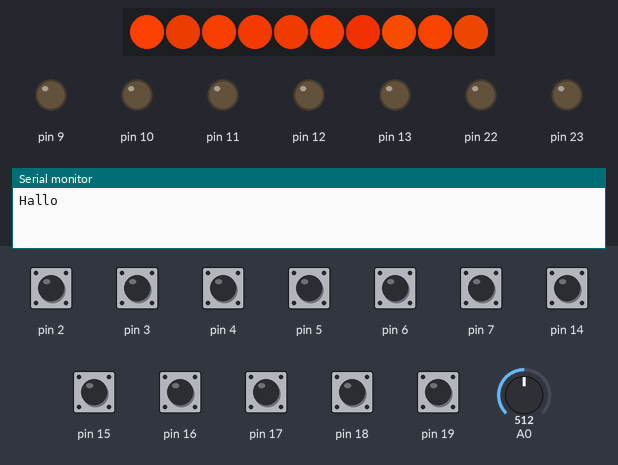
Recording of a sketch running on a simulated Arduino Uno, built with avr-gcc and run on an emulated ATmega328P. Parts: 10 RGB LEDs in strip order, left to right, output pins drawn as LEDs (lit = HIGH), the last lines printed to the serial monitor. The inputs (shaded band) are chosen by the test bench; at power-on: pin 2–7, pin 14–19 HIGH, A0 = 512. Random numbers use the default seed unless the sketch sets one.

Above: at 1.2 s.
1.3 s: pin 2 pulled LOW for 0.15 s
9.6 s: pin 4 pulled LOW for 1 s
At 10.57 s:
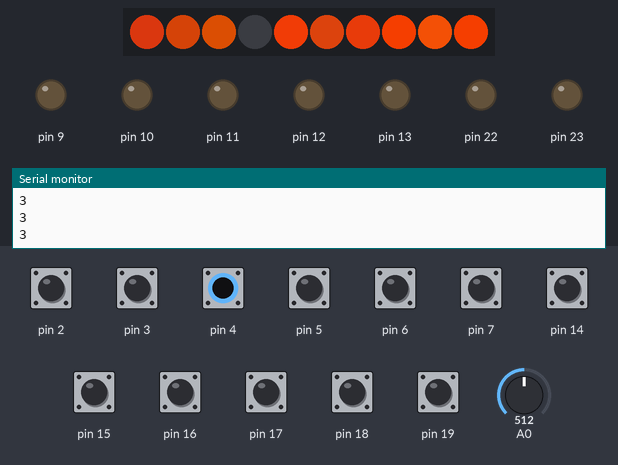
12.1 s: A0 set to 716
At 14.84 s:
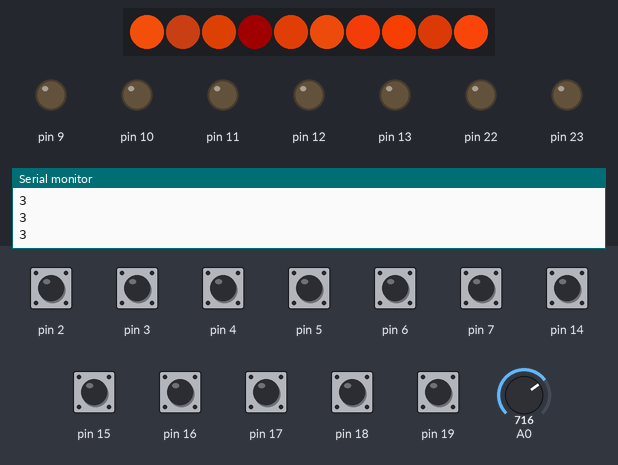
15.8 s: pin 7 pulled LOW for 0.15 s
At 19.44 s:
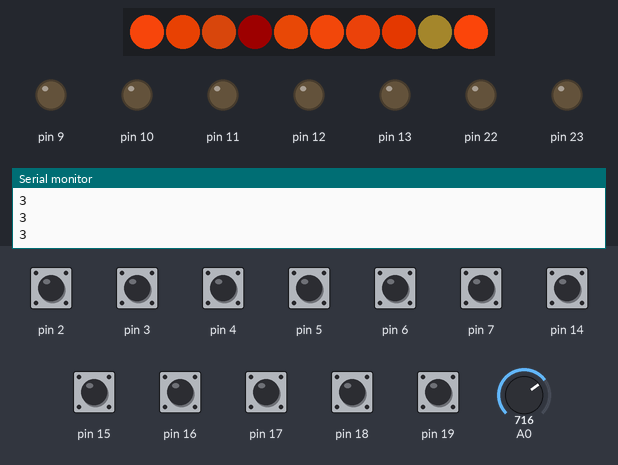
20.7 s: pin 3 pulled LOW for 0.15 s
At 21.27 s:
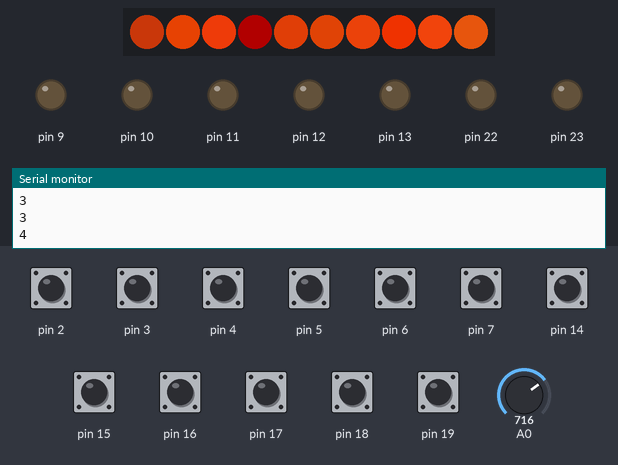
22.3 s: pin 5 pulled LOW for 1 s
At 23.42 s:
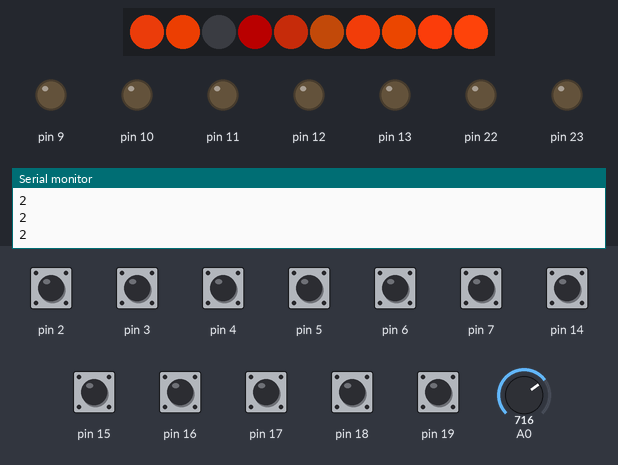

The sketch:

Blower_back_.ino
```cpp
/*
	Name:       Blower.ino
	Created:	30-9-2019 13:00:20
	Author:     Rob Antonisse
	Sketch for Arduino Uno for candle blow puzzle


*/

//for Fastled
#include <FastLED.h>
#define fastled COM_reg |=(1<<0);

unsigned int timered = 15000; //time a blownout cabdle stays out...15sec

CRGB kaars[10];
byte TargetRed[10];
byte StepRed[10];
byte TargetGreen[10];
byte StepGreen[10];
byte TargetBlue[10];
byte StepBlue[10];
byte speed[10];
byte C_reg[10];
byte fcount[10]; //counter of flickering effect, auto stop
byte blowcount[10]; //time candle is blown

unsigned long outtime[10];

float RG = 3.2; //relation between red and green
float GB = 6.5; //relation between green and blue


byte count[3];
byte countrandom;
byte switchcount;
byte speedcount;
byte switchstatus[2]; //0=port D 1=port C
byte COM_reg;


//tijdelijk
unsigned long tijd;
unsigned long periode;

void setup()
{
	Serial.begin(9600);
	FastLED.addLeds<NEOPIXEL, 8>(kaars, 10);
	DDRD = 0x0;//portD as inputs
	PORTD = 0xFF; //pullups on portD
	DDRC = 0x0;
	PORTC = 0xFF; //set port C input with pull up.

	DDRB = 0xFF; //portB as outputs
	Serial.println("Hallo");
}
void slowevents() { //called from loop
	//switches, switches are low active
	byte changed;
	byte krs;
	byte offset;
	byte inputs;
	byte pins;
	burn();
	switchcount++;
	if (switchcount == 10) { //10 speed of reading the switches
		switchcount = 0;
		//pressed switch
		//opletten i=hier de switch blowcount= aan de kaars

		if (bitRead(COM_reg, 1) == false) timeout(); //only if puzzle is not solved

		for (byte s = 0; s < 2; s++) {
			if (s == 0) {
				inputs = PIND;
				pins = 8;
			}
			else {
				inputs = PINC;
				pins = 5;
			}
			for (byte i = 0; i < pins; i++) {
				if (s == 0) {
					krs = 7 - i;
				}
				else {
					krs = 5 + i;
				}

				if (bitRead(inputs, i) == false & bitRead(switchstatus[s], i) == false) {
					Serial.println(krs);
					blowcount[krs]++;
				}
				if (blowcount[krs] > 3)blowout(krs); //3 ? voor test ff 10
			}

		//}
		//for (byte s = 0; s < 2; s++) {
			//changed status switch
		//	if (s == 0) {
		//		inputs = PIND;
		//		pins = 8;
		//	}
		//	else {
		//		inputs = PINC;
		//		pins = 5;
		//	}

			changed = inputs ^ switchstatus[s];
			if (changed > 0) { //switch changed
				//
				for (byte i = 0; i < pins; i++) { //check all switch states
					if (s == 0) {
						krs = 7 - i;
					}
					else {
						krs = 5 + i;
					}

					if (bitRead(changed, i) == true) {
						if (bitRead(inputs, i) == true) { //switch released
							switchstatus[s] |= (1 << i);
							//blowcount[krs] = 0;

						}
						else { //switch pushed
							switchstatus[s] &= ~(1 << i);
							switched(krs); //button pushed
							blowcount[krs] = 0; //dit naar switched...??
						}
					}
				}
			}
		}
	}
}

void switched(byte blow) {
	//Serial.println(blow);

	//kaars[blow] = 0xFFFFFF;


	C_reg[blow] ^= (1 << 2); //flickering onoff
	fcount[blow] = random(30, 60);

	//fastled
}

void blowout(byte krs) { //called from slowevents
	//hier ook de overgang tussen 2x5 switches naar 10x kaars maken., krs zou de kaars moeten zijn

	C_reg[krs] |= (1 << 4);
	C_reg[krs] &= ~(B00000110 << 1); //reset efx
	//PINB |= (1 << 5);
	blowcount[krs] = 0;
	speed[krs] = 0; //stop running proces
	kaars[krs] = 0x000000;
	outtime[krs] = millis();
}

void timeout() { //called from slowevents
	//checks time candle is been blown out
	for (byte k; k < 10; k++) {
		if (bitRead(C_reg[k], 4) == true) {
			if (millis() - outtime[k] > timered) {
				C_reg[k] &= ~(1 << 4); //rest candle
			}
		}
	}
}

void burn() {
	//byte i = 0; //temp
	countrandom++;
	if (countrandom == 255)randomSeed(analogRead(0));

	for (byte i=0; i < 10; i++) {

	if (speed[i] == 0) { //targetwaarde bereikt
		speed[i] = random(10, 60);


		if (bitRead(C_reg[i], 1) == true) { //stop flash
			C_reg[i] &= ~(1 << 1);
			kaars[i] = 0xAA3000;
		}

		//efx
		if (speed[i] == 5 & bitRead(C_reg[i], 4) == false) C_reg[i] |= (1 << 1); //pixel full, not if blowout is active

		if (speed[i] == 40 & bitRead(C_reg[i], 4) == false) { //random flicker effect, not in blowout
			C_reg[i] |= (1 << 2);
			fcount[i] = random(5, 50);
		}

		if (bitRead(C_reg[i], 2) == true) { //flickering

			speed[i] = speed[i] / 2; //speed up effect
			C_reg[i] ^= (1 << 3); //toggle direction in flicker

			if (bitRead(C_reg[i], 3) == true) { //up
				TargetRed[i] = random(200, 255);
			}
			else { //doen
				TargetRed[i] = random(30, 150);
			}

			fcount[i]--; //fcount random set when set bit2 in C_reg
			if (fcount[i] == 0) {
				C_reg[i] &= ~(1 << 2); //stop flickering effect
			}
		}
		else { //slow burn
			TargetRed[i] = random(150, 255);
		}

		if (bitRead(C_reg[i], 4) == true) { //blow out
			TargetRed[i] = random(15, 80);
			TargetGreen[i] = 4;
			TargetBlue[i] = 1;
		}
		else { //burn
			TargetGreen[i] = TargetRed[i] / RG - (random(0, TargetRed[i] / 5 / RG)); //4
			TargetBlue[i] = TargetGreen[i] / GB - (random(0, TargetGreen[i] / 7 / GB)); //6
			if (TargetBlue[i] > 50)TargetBlue[i] = 0;
		}

		if (TargetRed[i] > kaars[i].r) {
			C_reg[i] |= (1 << 0);
			StepRed[i] = (TargetRed[i] - kaars[i].r) / speed[i];
			StepGreen[i] = (TargetGreen[i] - kaars[i].g) / speed[i];
			StepBlue[i] = (TargetBlue[i] - kaars[i].b) / speed[i];
		}
		else {
			C_reg[i] &= ~(1 << 0);
			StepRed[i] = (kaars[i].r - TargetRed[i]) / speed[i];
			StepGreen[i] = (kaars[i].g - TargetGreen[i]) / speed[i];
			StepBlue[i] = (kaars[i].b - TargetBlue[i]) / speed[i];
		}
	}

	if (bitRead(C_reg[i], 1) == true) {
		kaars[i] = 0xFFFFFF;
		speed[i] = 1;
	}


	else {
		if (bitRead(C_reg[i], 0) == true) {
			kaars[i].r = kaars[i].r + StepRed[i];
			kaars[i].g = kaars[i].g + StepGreen[i];
			kaars[i].b = kaars[i].b + StepBlue[i];
		}
		else {
			kaars[i].r = kaars[i].r - StepRed[i];
			kaars[i].g = kaars[i].g - StepGreen[i];
			kaars[i].b = kaars[i].b - StepBlue[i];
		}
	}

	speed[i]--;
	} //	for (byte i; i < 11; i++) {
	fastled;
}

void loop()
{
	if (millis() - tijd > 10) { //every 10 ms
		slowevents();
		tijd = millis();
		if (bitRead(COM_reg, 0) == true)FastLED.show();
		COM_reg &= ~(1 << 0);
	}
}
```
